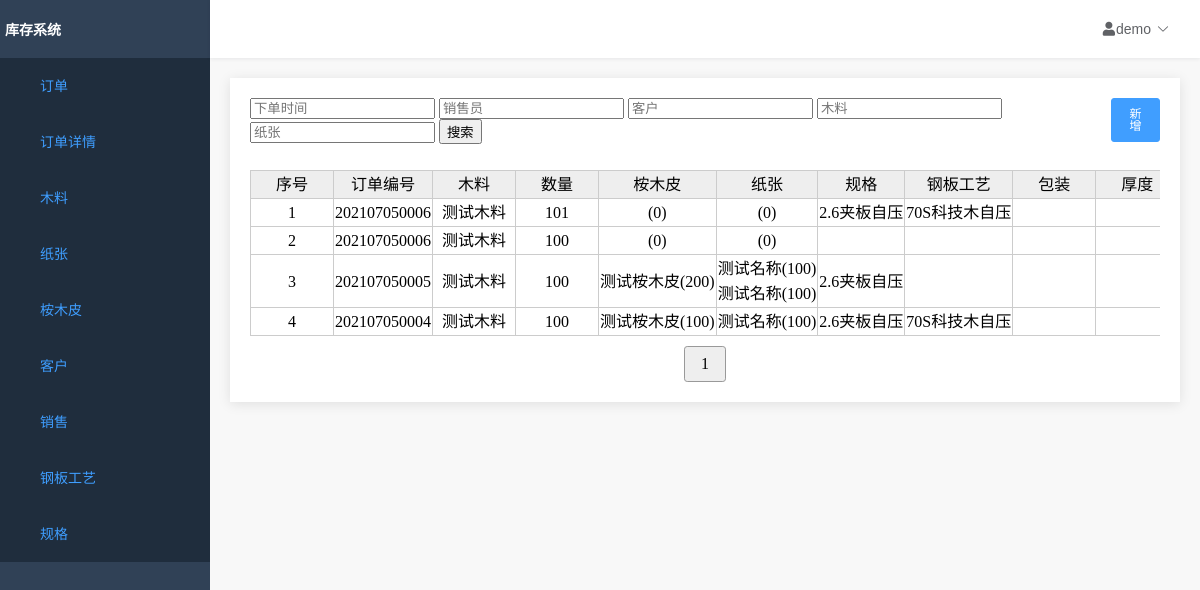
The app's page /home/order/list/ with its own data.
### order/models.py (models this page shows, shortened)
class OrderModel(models.Model):
    id = models.AutoField(primary_key=True, blank=True)
    head_number = models.ForeignKey(
        OrderHeadModel,
        verbose_name='订单编号',
        on_delete=models.PROTECT, null=True)
    wood = models.ForeignKey(
        WoodModel,
        verbose_name='木料',
        on_delete=models.PROTECT)
    woodCount = models.IntegerField('木料数量', default=0)
    skin = models.ForeignKey(
        SkinModel,
        verbose_name='桉木皮',
        on_delete=models.PROTECT, null=True, blank=True)
    skinCount = models.IntegerField('桉木皮数量', default=0, blank=True)
    paper = models.ForeignKey(
        PaperModel,
        verbose_name='纸张1',
        on_delete=models.PROTECT, null=True, blank=True)
    paperCount = models.IntegerField('纸张数量', default=0, blank=True)
    other_paper = models.ForeignKey(
        PaperModel,
        verbose_name='纸张2',
        related_name='other_paper',
        on_delete=models.PROTECT, null=True, blank=True)
    other_paper_count = models.IntegerField('纸张数量', default=0, blank=True)
    technology = models.ForeignKey(
        TechnologyModel,
        verbose_name='钢板工艺',
        on_delete=models.PROTECT, null=True, blank=True)
    specifications = models.ForeignKey(
        SpecificationModel,
        verbose_name='规格',
        on_delete=models.PROTECT, null=True, blank=True)
    packaging = models.TextField('包装', max_length=64, default='', blank=True)
    thickness = models.TextField('厚度', max_length=64, default='', blank=True)
    trademark = models.TextField('商标', max_length=64, default='', blank=True)
    word = models.TextField('打字', max_length=64, default='', blank=True)
    is_grooving = models.BooleanField(
        '是否开槽', default=False, blank=False)
    is_drying = models.BooleanField(
        '是否烘干', default=False, blank=False)
    sure = models.BooleanField(
        '是否确认', default=False, blank=False)
    note = models.TextField('备注', max_length=256, default='', blank=True)
    user = models.ForeignKey(
        User,
        verbose_name='作者',
        on_delete=models.PROTECT, null=True)
    created_time = models.DateTimeField('创建时间', default=now)
    last_mod_time = models.DateTimeField('修改时间', auto_now=True)
    objects = models.Manager()

class OrderHeadModel(models.Model):
    id = models.AutoField(primary_key=True)
    order_number = models.IntegerField('订单编号', default=0)
    order_date = models.DateField('下单时间', default=now)
    delivery_date = models.DateField('交货时间', default=now)
    salesman = models.ForeignKey(
        SalesmanModel,
        verbose_name='销售员',
        on_delete=models.PROTECT, null=True)
    customer = models.ForeignKey(
        CustomerModel,
        verbose_name='厂家',
        on_delete=models.PROTECT, null=True)
    sure = models.BooleanField(
        '是否确认', default=False, blank=False, null=False)
    complete = models.BooleanField(
        '是否完成', default=False, blank=False, null=False)
    note = models.TextField('备注', max_length=256, default='')
    user = models.ForeignKey(
        User,
        verbose_name='作者',
        on_delete=models.PROTECT, null=True)
    created_time = models.DateTimeField('创建时间', default=now)
    last_mod_time = models.DateTimeField('修改时间', auto_now=True)
    objects = models.manager

### wood/models.py (models this page shows, shortened)
class WoodModel(models.Model):
    id = models.AutoField(primary_key=True)
    name = models.TextField('名称', max_length=64, unique=False, null=False)
    factory = models.TextField('厂家', max_length=64, default="")
    count = models.IntegerField('数量', default=0)
    note = models.TextField('备注', max_length=256, default='')
    enable = models.BooleanField(
        '是否使用', default=True, blank=False, null=False)
    created_time = models.DateTimeField('创建时间', default=now)
    last_mod_time = models.DateTimeField('修改时间', auto_now=True)
    objects = models.manager

### process/models.py (models this page shows, shortened)
class TechnologyModel(models.Model):
    id = models.AutoField(primary_key=True)
    name = models.TextField('名称', max_length=64, unique=False, null=False)
    note = models.TextField('备注', max_length=256, default='')
    enable = models.BooleanField(
        '是否使用', default=True, blank=False, null=False)
    created_time = models.DateTimeField('创建时间', default=now)
    last_mod_time = models.DateTimeField('修改时间', auto_now=True)
    objects = models.manager

class SpecificationModel(models.Model):
    id = models.AutoField(primary_key=True)
    name = models.TextField('名称', max_length=64, null=False)
    note = models.TextField('备注', max_length=256, default='')
    enable = models.BooleanField(
        '是否使用', default=True, blank=False, null=False)
    created_time = models.DateTimeField('创建时间', default=now)
    last_mod_time = models.DateTimeField('修改时间', auto_now=True)
    objects = models.manager

### skin/models.py (models this page shows, shortened)
class SkinModel(models.Model):
    id = models.AutoField(primary_key=True)
    name = models.TextField('名称', max_length=64, unique=True, null=False)
    factory = models.TextField('厂家', max_length=64, default="")
    count = models.IntegerField('数量', default=0)
    note = models.TextField('备注', max_length=256, default='')
    enable = models.BooleanField(
        '是否使用', default=True, blank=False, null=False)
    created_time = models.DateTimeField('创建时间', default=now)
    last_mod_time = models.DateTimeField('修改时间', auto_now=True)
    objects = models.manager

### paper/models.py (models this page shows, shortened)
class PaperModel(models.Model):
    id = models.AutoField(primary_key=True)
    name = models.TextField('名称', max_length=64, unique=False, null=False)
    color = models.TextField('花色', max_length=64, default="")
    type = models.TextField('型号', max_length=64, default="")
    factory = models.TextField('厂家', max_length=64, default="")
    count = models.IntegerField('数量', default=0)
    note = models.TextField('备注', max_length=256, default='')
    enable = models.BooleanField(
        '是否使用', default=True, blank=False, null=False)
    created_time = models.DateTimeField('创建时间', default=now)
    last_mod_time = models.DateTimeField('修改时间', auto_now=True)
    objects = models.manager

### order/views.py (the view)
# urls.py: path('list/', views.OrderListView.as_view(), name='order_list'),
class OrderListView(ListView):
    paginate_by = 10
    model = OrderModel
    template_name = 'orderlist.html'
    context_object_name = 'object_list'
    def get_queryset(self):
        return OrderModel.objects.all().order_by('-id')
    def get_context_data(self, **kwargs):
        context = super(OrderListView, self).get_context_data(**kwargs)
        return context

### InventorySystem/context_processor.py (called while the page is built)
def nav_list(request):
    func_list = []
    func_list.append(('订单', '/home/order/head/list'))
    func_list.append(('订单详情', '/home/order/list'))
    func_list.append(('木料', '/home/wood/list'))
    func_list.append(('纸张', '/home/paper/list'))
    func_list.append(('桉木皮', '/home/skin/list'))
    func_list.append(('客户', '/home/customer/list'))
    func_list.append(['销售', '/home/salesman/list'])
    func_list.append(('钢板工艺', '/home/process/technology/list'))
    func_list.append(('规格', '/home/process/specification/list'))
    return locals()

### templates/orderlist.html (shortened to what this page needs)
{% extends 'table.html' %}
{% block table %}
<div>
    <div class="top_tool_bar">
        <form method="get">
            <input type="text" name="order_date" placeholder="下单时间">
            <input type="text" name="salesman" placeholder="销售员">
            <input type="text" name="customer" placeholder="客户">
            <input type="text" name="wood" placeholder="木料">
            <input type="text" name="paper" placeholder="纸张">
            <button type="submit">
                <span>搜索</span>
            </button>
        </form>
        <div class="right_buttons">
            <a href="/home/order/add">
                <button type="button">
                    <span>新增</span>
                </button>
            </a>
        </div>
    </div>
    <div class="results" style="overflow:scroll;">
        <table id="result_list">
            <tr>
                <th scope="col" class="sortable column-id">序号</th>
                <th scope="col" class="sortable column-id">订单编号</th>
                <th scope="col" class="sortable column-name">木料</th>
                <th scope="col" class="sortable column-name">数量</th>
                <th scope="col" class="sortable column-name">桉木皮</th>
                <th scope="col" class="sortable column-name">纸张</th>
                <th scope="col" class="sortable column-name">规格</th>
                <th scope="col" class="sortable column-name">钢板工艺</th>
                <th scope="col" class="sortable column-name">包装</th>
                <th scope="col" class="sortable column-name">厚度</th>
            </tr>
            {% for form in object_list %}
            <tr>
                <td>{{ forloop.counter }}</td>
                <td>{{ form.head_number.order_number }}</td>
                <td>{{ form.wood.name }}</td>
                <td>{{ form.woodCount }}</td>
                <td>{{ form.skin.name }}({{ form.skinCount }})</td>
                <td>{{ form.paper.name }}({{ form.paperCount }})
                    {% if form.other_paper %}
                    <br> {{ form.other_paper.name }}({{ form.other_paper_count }})
                    {% endif %}
                </td>
                <td>{{form.technology.name}}</td>
                <td>{{form.specifications.name}}</td>
                <td>{{form.packaging}}</td>
                <td>{{form.thickness}}</td>
            </tr>
            {% endfor %}
        </table>
    </div>
</div>
{% endblock %}

### static/css/base.css (style rules this page uses)
a:link, a:visited { color: #3f9eff; text-decoration: none; }
td, th { vertical-align: inherit; border-bottom: none; }
body, #container { background-color: #f1f1f1; }

### static/css/index.css (style rules this page uses)
html, body { padding: 0px; margin: 0px; background-color: #f8f8f8; height: 100%; overflow: hidden; }

### templates/table.html (style rules this page uses)
table { width: 100%; background: #ccc; margin: 10px auto; white-space:nowrap; border-collapse: collapse; }
th,td { height: 25px; line-height: 25px; text-align: center; border: 1px solid #ccc; }
th { background: #eee; font-weight: normal; }
td { min-width:80px; max-width:100%; }
tr { background: #fff; }
.top_tool_bar { display:flex; flex-flow: row; }
.right_buttons { margin-left:auto }
.right_buttons button { background-color: #409EFF; color: #fff; padding: 9px 15px; font-size: 12px; border-radius: 3px; line-height: 1; border: 1px solid #409EFF; }

### records on screen
OrderModel: head_number.order_number "202107050006", wood.name "测试木料", woodCount "101", skinCount "0", paperCount "0", technology.name "2.6夹板自压", specifications.name "70S科技木自压"
OrderModel: head_number.order_number "202107050006", wood.name "测试木料", woodCount "100", skinCount "0", paperCount "0"
OrderModel: head_number.order_number "202107050005", wood.name "测试木料", woodCount "100", skin.name "测试桉木皮", skinCount "200", paper.name "测试名称", paperCount "100", other_paper.name "测试名称", other_paper_count "100", technology.name "2.6夹板自压"
OrderModel: head_number.order_number "202107050004", wood.name "测试木料", woodCount "100", skin.name "测试桉木皮", skinCount "100", paper.name "测试名称", paperCount "100", technology.name "2.6夹板自压", specifications.name "70S科技木自压"

### other values on screen
{{ func.0 }} "订单" "订单详情" "木料" "纸张" "桉木皮" "客户" "销售" "钢板工艺" "规格"
{{ page }} "1"
